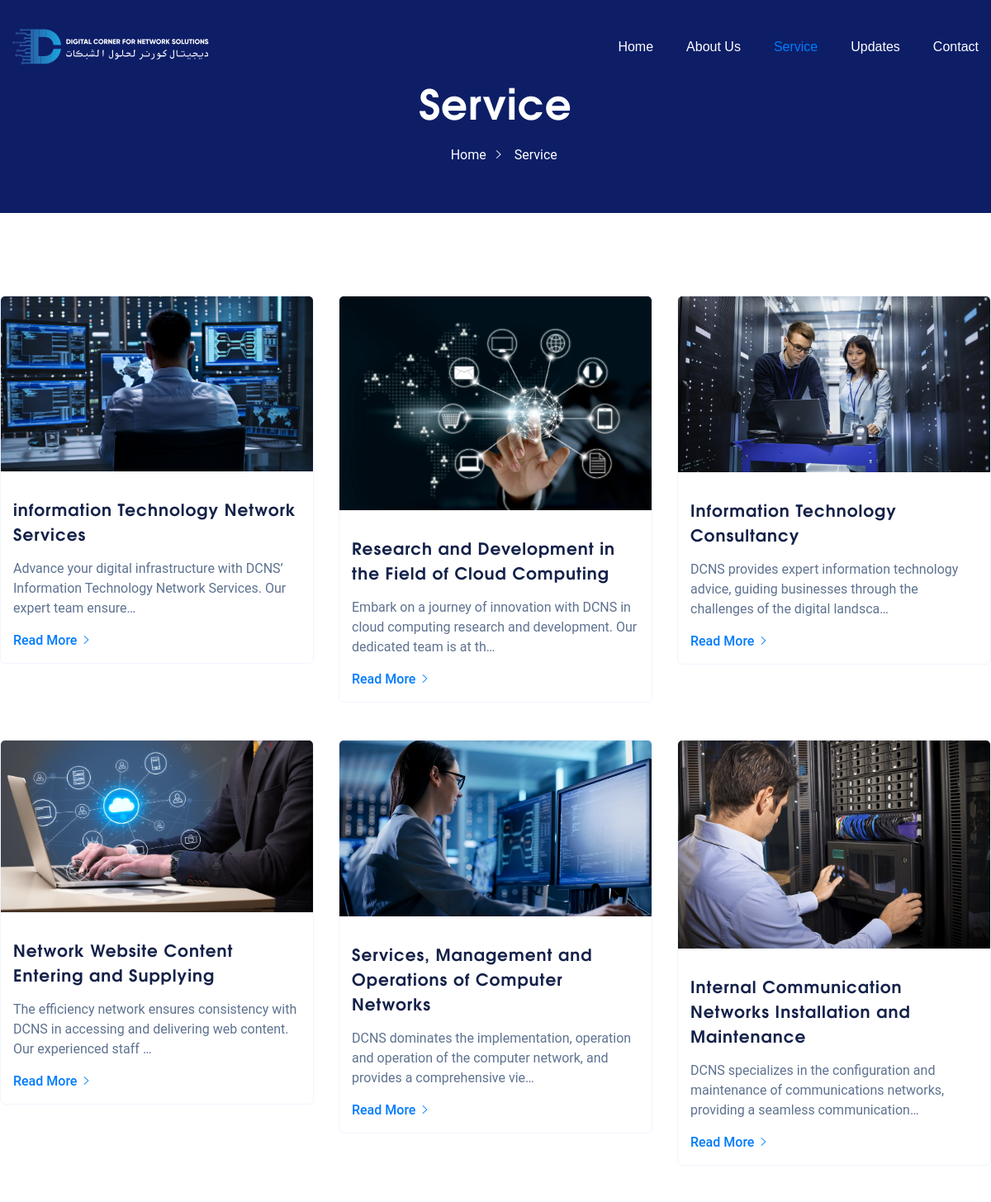
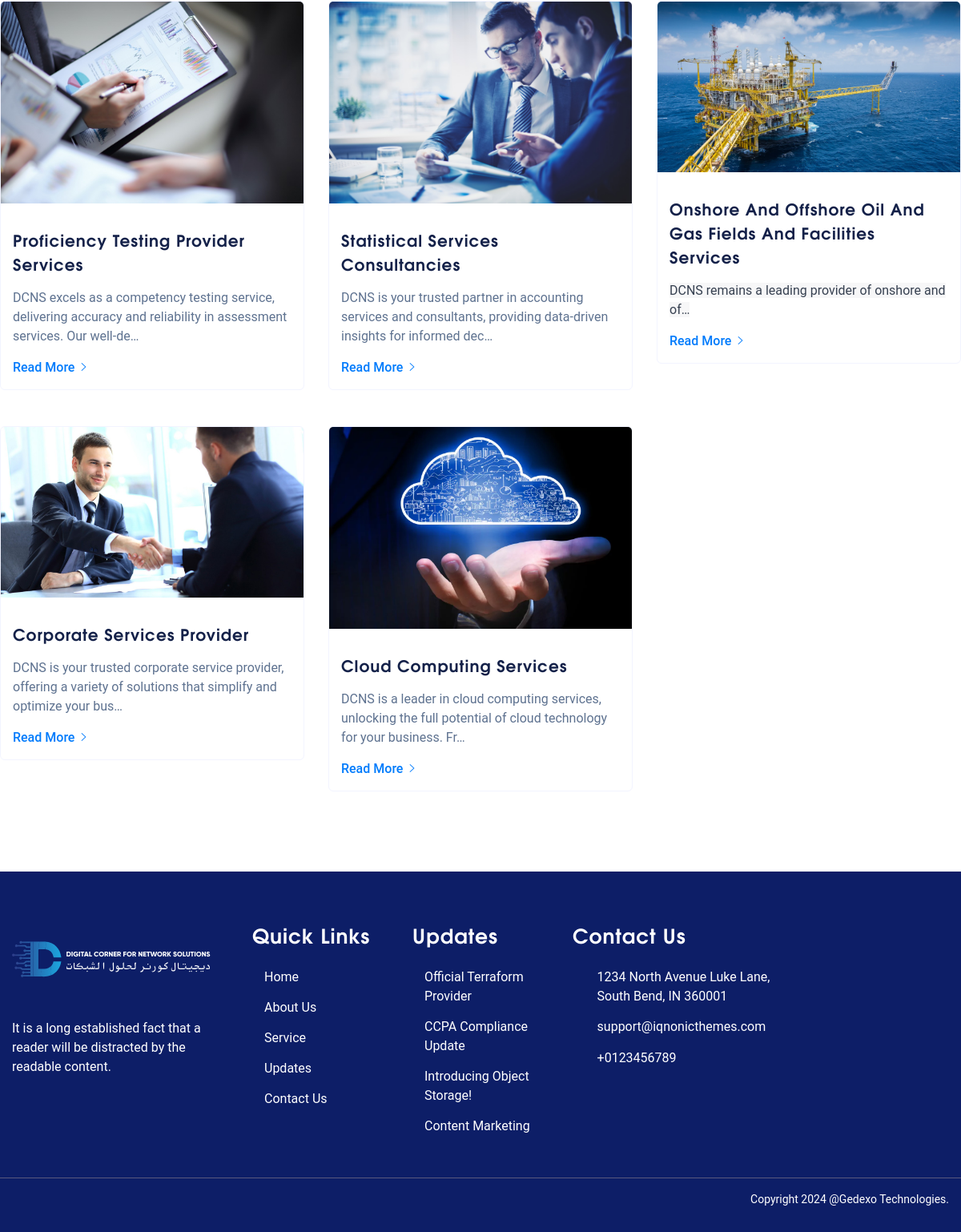
The app's page /service/ with its own data (2 pictures, top to bottom).
### web/models.py (models this page shows, shortened)
class Service(models.Model):
    title = models.CharField(max_length=500)
    slug = models.SlugField(max_length=500)
    image = models.ImageField(upload_to="services/img/")
    description = RichTextField(blank=True, null=True)
    is_service = models.BooleanField(default=False)
    is_home = models.BooleanField(default=False)
    is_create = models.DateTimeField(auto_now_add=True)
    class Meta:
        ordering = ["id"]
        verbose_name = "service"
        verbose_name_plural = "services"
    def get_absolute_url(self):
        return reverse("web:service_details", kwargs={"slug": self.slug})

class Updates(models.Model):
    title = models.CharField(max_length=255)
    slug = models.SlugField(unique=True)
    description = RichTextField(blank=True, null=True)
    image = models.ImageField(upload_to="web/images/update/")
    pub_date = models.DateField(auto_now_add=True)
    author = models.ForeignKey(User, on_delete=models.CASCADE, default=1)
    category = models.CharField(max_length=100, blank=True, null=True)
    is_updates = models.BooleanField(default=False)
    is_home = models.BooleanField(default=False)
    is_create = models.DateTimeField(auto_now_add=True)
    class Meta:
        ordering = [
            "id",
        ]
        verbose_name = "Updates"
        verbose_name_plural = "Updates"
    def get_absolute_url(self):
        return reverse("web:update_details", kwargs={"slug": self.slug})

### web/views.py (the view)
# urls.py: path("service/", views.service, name="service"),
def service(request):
    services = Service.objects.filter(is_service=True)
    context = {
        "is_service": True,
        "services": services,
    }
    return render(request, "web/service.html", context)

### web/context_processors.py (called while the page is built)
def updates_context(request):
    updates = Updates.objects.filter(is_updates=True)
    return {"updates": updates}

### templates/web/service.html (shortened to what this page needs)
{% extends 'web/partials/base.html' %}
{% load static %}
{% block content %}
{% include 'web/partials/header2.html' %}
<div class="main-bg">
  <div class="container-fluid p-0">
    <div class="text-left iq-breadcrumb-one iq-bg-over black">
      <div class="container">
        <div class="row align-items-center">
          <div class="col-sm-12">
            <nav aria-label="breadcrumb" class="text-center iq-breadcrumb-two">
              <h2 class="title">Service</h2>
              <ol class="breadcrumb main-bg">
                <li class="breadcrumb-item">
                  <a href="{% url 'web:index' %}"><i class="fa fa-home mr-2"></i>Home</a>
                </li>
                <li class="breadcrumb-item active">Service</li>
              </ol>
            </nav>
          </div>
        </div>
      </div>
    </div>
  </div>
</div>
<section class="iq-blog-section iq-pb-55">
  <div class="container">
    <div class="row">
      <div class="iq-blog text-left ">
        <div class="row">
          {% for service in services %}
          <div class="col-lg-4 col-md-6 qloud-space-bottom ">
            <div class="iq-blog-box">
              <div class="iq-blog-image clearfix">
                <img src="{{service.image.url}}" class="img-fluid" alt="blog" />
              </div>
              <div class="iq-blog-detail">
                <div class="blog-title service-title">
                  <a href="{{ service.get_absolute_url }}">
                    <h5 class="mb-3">{{ service.title }}</h5>
                  </a>
                </div>
                <p class="">{{ service.description|truncatechars:120|safe }}</p>
                <div class="blog-button">
                  <a class="iq-btn-link" href="{{ service.get_absolute_url }}">Read More<i
                      class="ml-2 ion-ios-arrow-right"></i></a>
                </div>
              </div>
            </div>
          </div>
          {% endfor %}
        </div>
      </div>
    </div>
  </div>
</section>
{% endblock %}

### templates/web/partials/footer.html (shortened to what this page needs)
{% load static %}
<footer id="contact" class=" iq-over-dark-90">
    <div class="footer-top">
        <div class="container">
            <div class="row">
                <div class="col-lg-3 col-md-6 col-sm-6 ">
                    <div class="widget">
                        <div class="textwidget ">
                            <p><img class="mb-4 img-fluid" src="{% static 'web/images/logo.svg' %}" alt="qloud">
                                <br> It is a long established fact that a reader will be distracted by the readable
                                content.
                            </p>
                        </div>
                    </div>
                </div>
                <div class="col-lg-2 col-md-6 col-sm-6 mt-4 mt-lg-0 mt-md-0 ">
                    <div class="widget">
                        <h4 class="footer-title">Quick Links</h4>
                        <div>
                            <ul class="menu">
                                <li><a href="{% url "web:index" %}" aria-current="page">Home</a></li>
                                <li><a href="{% url "web:about" %}">About Us</a></li>
                                <li><a href="{% url "web:service" %}">Service</a></li>
                                <li><a href="{% url "web:updates" %}">Updates</a></li>
                                <li><a href="{% url "web:contact" %}">Contact Us</a></li>
                            </ul>
                        </div>
                    </div>
                </div>
                <div class="col-lg-2 col-md-6 col-sm-6 mt-lg-0 mt-4">
                    <div class="widget">
                        <h4 class="footer-title ">Updates</h4>
                        <div class="menu-about">
                            <ul id="menu-about-menu" class="menu">
                                {% for update_details in updates %}
                                <li><a href="{{ update_details.get_absolute_url }}">{{ update_details.title }}</a></li>
                                {% endfor %}
                            </ul>
                        </div>
                    </div>
                </div>
                <div class="col-lg-3 col-md-6 col-sm-6 mt-lg-0 mt-4">
                    <div class="widget">
                        <h4 class="footer-title ">Contact Us</h4>
                        <div class="row">
                            <div class="col-sm-12">
                                <ul class="iq-contact">
                                    <li>
                                        <a><i class="fa fa-home"></i><span>1234 North Avenue Luke Lane, South Bend, IN
                                                360001</span></a>
                                    </li>
                                    <li>
                                        <a href="mailto:support@iqnonicthemes.com"><i
                                                class="fa fa-envelope"></i><span>support@iqnonicthemes.com</span></a>
                                    </li>
                                    <li>
                                        <a href="tel:+0123456789"><i
                                                class="fa fa-phone"></i><span>+0123456789</span></a>
                                    </li>
                                </ul>
                            </div>
                        </div>
                    </div>
                </div>
            </div>
        </div>
    </div>
    <div class="copyright-footer">
        <div class="container">
            <div class="pt-3 pb-3">
                <div class="row justify-content-between">
                    <div class="col-lg-6 col-md-12 text-lg-left text-md-center text-center">
                        <div class="social-icone">
                            <ul>
                                <li class="d-inline"><a href="javascript:void(0)"><i class="fa fa-twitter"></i></a></li>
                                <li class="d-inline"><a href="javascript:void(0)"><i class="fa fa-instagram"></i></a>
                                </li>
                                <li class="d-inline"><a href="javascript:void(0)"><i class="fa fa-linkedin"></i></a>
                                </li>
                            </ul>
                        </div>
                    </div>
                    <div class="col-lg-6 col-md-12 text-lg-right text-md-center text-center">
                        <span class="copyright">Copyright <span id="copyright">
                            </span> @Gedexo Technologies.</span>
                    </div>
                </div>
            </div>
        </div>
    </div>
</footer>

### static/web/revslider/css/rs6.css (style rules this page uses)
.rev-scroll-btn.revs-fulldark, { background:#333; border:none; }

### static/web/css/typography.css (style rules this page uses)
html, body { overflow: inherit !important; }
body { font-family: 'Roboto', sans-serif; font-size: 1rem; font-weight: normal; line-height: 1.5; color: #5e7290; overflow-x: hidden; }
a, .button { transition: all 0.5s ease-in-out; transition: all 0.5s ease-in-out; -moz-transition: all 0.5s ease-in-out; -ms-transition: all 0.5s ease-in-out; -o-transition: all 0.5s ease-in-out; -webkit-transition: all 0.5s ease-in-out; color: #59597e; }
a, .button, input { outline: medium none !important; color: #0D1E67; }
h1, h2, h3, h4, h5, h6 { font-family: 'TeXGyreAdventor-Bold', sans-serif; color: #142149; margin: 0; -ms-word-wrap: break-word; word-wrap: break-word; line-height: 1.5; font-weight: 800; letter-spacing: 1px; }
h2 { font-size: 2.441em; }
h4 { font-size: 1.563em; }
h5 { font-size: 1.3em; }
.container { max-width: 1200px; }
section { position: relative; z-index: 99; background: #ffffff; padding: 100px 0; display: block; width: 100%; overflow: hidden; }
ul { margin: 0px; padding: 0px; }
.main-bg { background: #0D1E67; }
.iq-button.iq-btn-link, .iq-btn-link { font-weight: 500; color: #0D1E67; background: transparent; padding: 0; }

### static/web/css/custom.css (style rules this page uses)
footer .footer-top .widget .textwidget img { width: 249px !important; height: 100px !important; }
.iq-blog-box .service-title h5 { font-size: 20px !important; }
.iq-breadcrumb-one { display: block; padding: 40px 0 13px !important; z-index: 9; position: relative; background: #0d1e67; }

### records on screen
Service: image (picture), title "information Technology Network Services", description "Advance your digital infrastructure with DCNS’ Information Technology Network Services. Our expert team ensure…"
Service: image (picture), title "Research and Development in the Field of Cloud Computing", description "Embark on a journey of innovation with DCNS in cloud computing research and development. Our dedicated team is at th…"
Service: image (picture), title "Information Technology Consultancy", description "DCNS provides expert information technology advice, guiding businesses through the challenges of the digital landsca…"
Service: image (picture), title "Network Website Content Entering and Supplying", description "The efficiency network ensures consistency with DCNS in accessing and delivering web content. Our experienced staff …"
Service: image (picture), title "Services, Management and Operations of Computer Networks", description "DCNS dominates the implementation, operation and operation of the computer network, and provides a comprehensive vie…"
Service: image (picture), title "Internal Communication Networks Installation and Maintenance", description "DCNS specializes in the configuration and maintenance of communications networks, providing a seamless communication…"
Service: image (picture), title "Proficiency Testing Provider Services", description "DCNS excels as a competency testing service, delivering accuracy and reliability in assessment services. Our well-de…"
Service: image (picture), title "Statistical Services Consultancies", description "DCNS is your trusted partner in accounting services and consultants, providing data-driven insights for informed dec…"
Service: image (picture), title "Onshore And Offshore Oil And Gas Fields And Facilities Services", description "DCNS remains a leading provider of onshore and of…"
Service: image (picture), title "Corporate Services Provider", description "DCNS is your trusted corporate service provider, offering a variety of solutions that simplify and optimize your bus…"
Service: image (picture), title "Cloud Computing Services", description "DCNS is a leader in cloud computing services, unlocking the full potential of cloud technology for your business. Fr…"
Updates: title "Official Terraform Provider"
Updates: title "CCPA Compliance Update"
Updates: title "Introducing Object Storage!"
Updates: title "Content Marketing"
